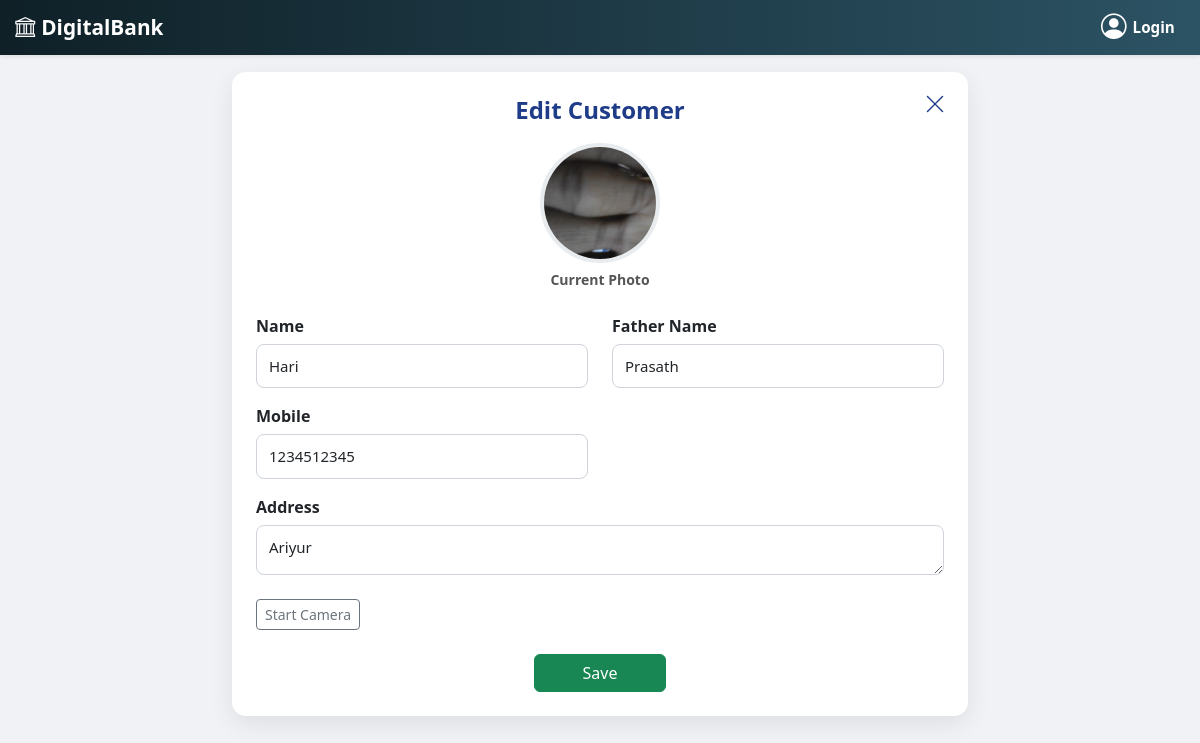
The app's page /digitalbank/staff/customer/2/DigitalBank/edit/ with its own data.
### DigitalBank/models.py (models this page shows, shortened)
class Customer(models.Model):
    ACCOUNT_TYPE_CHOICES = [
        ('SAVINGS', 'Savings'),
        ('CURRENT', 'Current'),
    ]
    GENDER_CHOICES = (
        ('Male', 'Male'),
        ('Female', 'Female'),
        ('Other', 'Other'),
    )
    customer_id = models.AutoField(primary_key=True)
    bank = models.ForeignKey(Bank, on_delete=models.SET_NULL, null=True, blank=True)
    aadhar = models.ForeignKey(Aadhar, on_delete=models.PROTECT, related_name='digitalbank_aadhar_customers')
    pan = models.ForeignKey(Pan, on_delete=models.PROTECT, related_name='digitalbank_pan_customers', null=True, blank=True)
    name = models.CharField(max_length=200)
    father_name = models.CharField(max_length=200, blank=True)
    mobile = models.CharField(max_length=10)   # not unique across banks
    dob = models.DateField()
    gender = models.CharField(max_length=10, choices=GENDER_CHOICES)
    address = models.TextField(max_length=300, blank=True)
    account_no = models.CharField(max_length=12, unique=True, editable=False)
    account_type = models.CharField(max_length=20, choices=ACCOUNT_TYPE_CHOICES)
    balance = models.DecimalField(max_digits=12, decimal_places=2, default=0)
    password = models.CharField(max_length=128, blank=True)
    transaction_pin = models.CharField(max_length=128, null=True, blank=True)
    photo = models.ImageField(upload_to='digitalbank_photos/', blank=True, null=True)
    is_active = models.BooleanField(default=True)
    created_at = models.DateTimeField(auto_now_add=True)

### DigitalBank/views.py (the view)
def customer_edit(request, pk, bank_name):
    bank = get_object_or_404(Bank, name=bank_name)
    cust = get_object_or_404(Customer, pk=pk, bank=bank)
    if not cust.is_active:
        messages.error(request, "Customer account is deactivated")
        return redirect("digitalbank:customer_detail", pk=pk)
    if request.method == "POST":
        form = CustomerEditForm(request.POST, request.FILES, instance=cust)
        if form.is_valid():
            updated = form.save(commit=False)
            photo_data = request.POST.get("photo_data")
            if photo_data:
                fmt, imgstr = photo_data.split(";base64,")
                ext = fmt.split("/")[-1]
                updated.photo.save(
                    f"cust_{uuid.uuid4()}.{ext}",
                    ContentFile(base64.b64decode(imgstr)),
                    save=False
                )
            updated.save()
            aadhar_no = cust.aadhar.aadhar_no   # get linked Aadhaar number
            AadharCustomer.objects.filter(
                aadhar_no=aadhar_no
                ).update(
                mobile=cust.mobile
                )
            PanCustomer.objects.filter(
                aadhar__aadhar_no=aadhar_no
                ).update(
                mobile=cust.mobile
                )
            messages.success(request, "Customer updated successfully.")
            return redirect("digitalbank:customer_detail", pk=updated.pk)
        else:
            print(form.errors)   # 👈 THIS shows error in terminal
    else:
        form = CustomerEditForm(instance=cust)
    return render(request, "digitalbank/customer_edit.html", {
        "form": form,
        "customer": cust
    })

### DigitalBank/forms.py
class CustomerEditForm(forms.ModelForm):
    class Meta:
        model = Customer
        fields = ['name', 'father_name', 'mobile', 'address', 'photo']
        widgets = {
            'name': forms.TextInput(attrs={
                'class': 'form-control',
                'placeholder': 'Enter name'
            }),
            'father_name': forms.TextInput(attrs={
                'class': 'form-control',
                'placeholder': 'Enter father name'
            }),
            'mobile': forms.TextInput(attrs={
                'class': 'form-control',
                'placeholder': 'Enter mobile number'
            }),
            'address': forms.Textarea(attrs={
                'class': 'form-control',
                'rows': 2,          # 🔥 Reduced height
                'placeholder': 'Enter address'
            }),
            'photo': forms.ClearableFileInput(attrs={
                'class': 'form-control'
            }),
        }

### DigitalBank/templates/digitalbank/customer_edit.html (shortened to what this page needs)
{% extends 'digitalbank/index.html' %}
{% load static %}
{% block content %}
<div class="container py-4 mt-5">
 <div class="row justify-content-center">
  <div class="col-lg-8 col-md-10 col-sm-12">
   <div class="a-card">
    <h4 class="a-title">Edit Customer</h4>
    <div class="edit-actions">
  <button type="button" id="closeBtn" title="Close">
    <i class="bi bi-x-lg"></i>
  </button>
</div>
    <div class="profile-row" id="imageRow">
      {% if customer.photo %}
      <div class="profile-box" id="oldBox">
        <img src="{{ customer.photo.url }}" class="profile-img" id="oldPhoto">
        <div class="profile-label">Current Photo</div>
      </div>
      {% endif %}
    </div>
    <form method="post" enctype="multipart/form-data"
    id="editForm"
    action="{% url 'digitalbank:customer_edit' customer.pk customer.bank.name %}">
     <div class="row">
      <div class="col-md-6 form-group">
       <label>Name</label>
       {{ form.name }}
      </div>
      <div class="col-md-6 form-group">
       <label>Father Name</label>
       {{ form.father_name }}
      </div>
      <div class="col-md-6 form-group">
       <label>Mobile</label>
       {{ form.mobile }}
      </div>
      <div class="col-12 form-group">
       <label>Address</label>
       {{ form.address }}
      </div>
     </div>
     <div class="mt-2">
      <button type="button" id="toggleCam" class="btn btn-outline-secondary btn-sm">
        Start Camera
      </button>
     </div>
     <div class="text-center mt-4">
      <button type="button" id="saveBtn" class="btn btn-success px-5">Save</button>
     </div>
    </form>
   </div>
  </div>
 </div>
</div>
{% endblock content %}

### DigitalBank/templates/digitalbank/customer_edit.html (style rules this page uses)
.a-card { background:#fff; border-radius:14px; padding:24px; box-shadow:0 8px 24px rgba(0,0,0,.08); }
.a-title { text-align:center; color:#1f3c88; font-weight:600; margin-bottom:10px; }
.edit-actions { position:absolute; top:14px; right:16px; display:flex; gap:12px; }
.edit-actions button { background:none; border:none; font-size:22px; cursor:pointer; color:#1f3c88; }
.a-card { position:relative; }
.profile-row { display:flex; justify-content:center; gap:24px; margin:18px 0 24px; flex-wrap:wrap; }
.profile-box { text-align:center; }
.profile-img { width:120px; height:120px; border-radius:50%; object-fit:cover; border:4px solid #e9ecef; }
.profile-label { font-size:14px; font-weight:600; margin-top:6px; color:#555; }
.form-group { margin-bottom:16px; }
.form-group label { display:block; font-weight:600; margin-bottom:6px; }
.form-group input, .form-group select, .form-group textarea { width:100%; padding:10px 12px; border-radius:8px; border:1px solid #ced4da; font-size:15px; }
.form-group textarea { height:50px; min-height:50px; resize:vertical; }

### records on screen
Customer: photo (picture), name "Hari", father_name "Prasath", mobile "1234512345", address "Ariyur"
